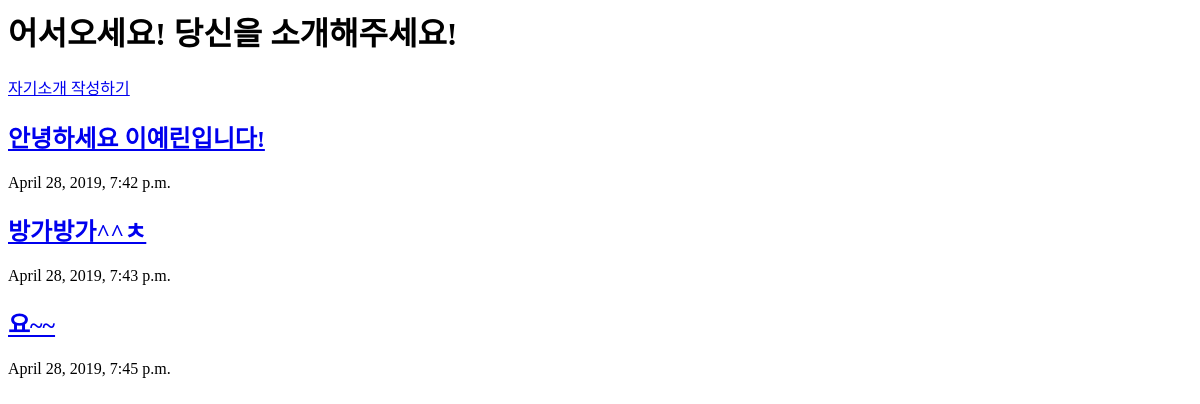
/blog/home/, run on an earlier commit of the app's database.
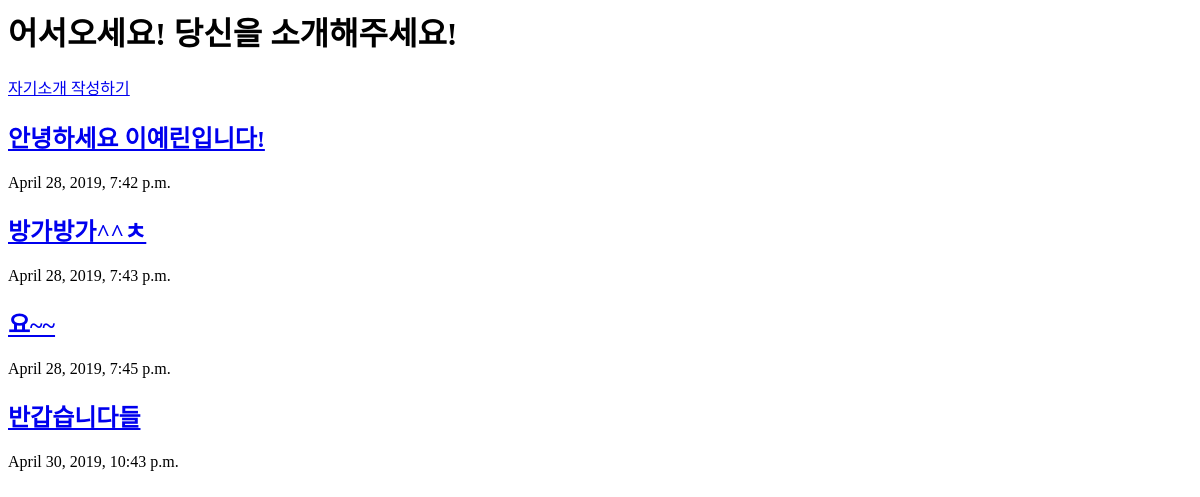
And on a later commit of the database.
### portfolio/models.py (models this page shows, shortened)
class Person(models.Model):
    title = models.CharField(max_length=100, default='')
    name = models.CharField(max_length=100)
    major = models.CharField(max_length=100)
    grade = models.IntegerField(max_length=100)
    hometown = models.CharField(max_length=100)
    text = models.TextField(max_length=100, default = '')
    created_data = models.DateTimeField(default=timezone.now)
    published_date = models.DateTimeField(blank=True, null=True)

### portfolio/views.py (the view)
# urls.py: path('home/', views.home, name='home'),
def home(request):
    posts = Person.objects
    return render (request, 'portfolio/home.html', {'posts':posts})

### portfolio/templates/portfolio/home.html (shortened to what this page needs)
<head>
</head>
<body>
    <h1>어서오세요! 당신을 소개해주세요!</h1>
    <a href="{% url 'new'%}" class="top-menu">자기소개 작성하기</a>
    {% for post in posts.all %}
        <div class="container">
            <h2><a href = "/blog/post/{{post.id}}/">{{post.title}}</a></h2>
            <p>{{post.created_data}}</p>
        </div>
    {% endfor %}
</body>

What changed in the data, as far as the page shows it:
added Person: title "반갑습니다들", created_data "April 30, 2019, 10:43 p.m."
